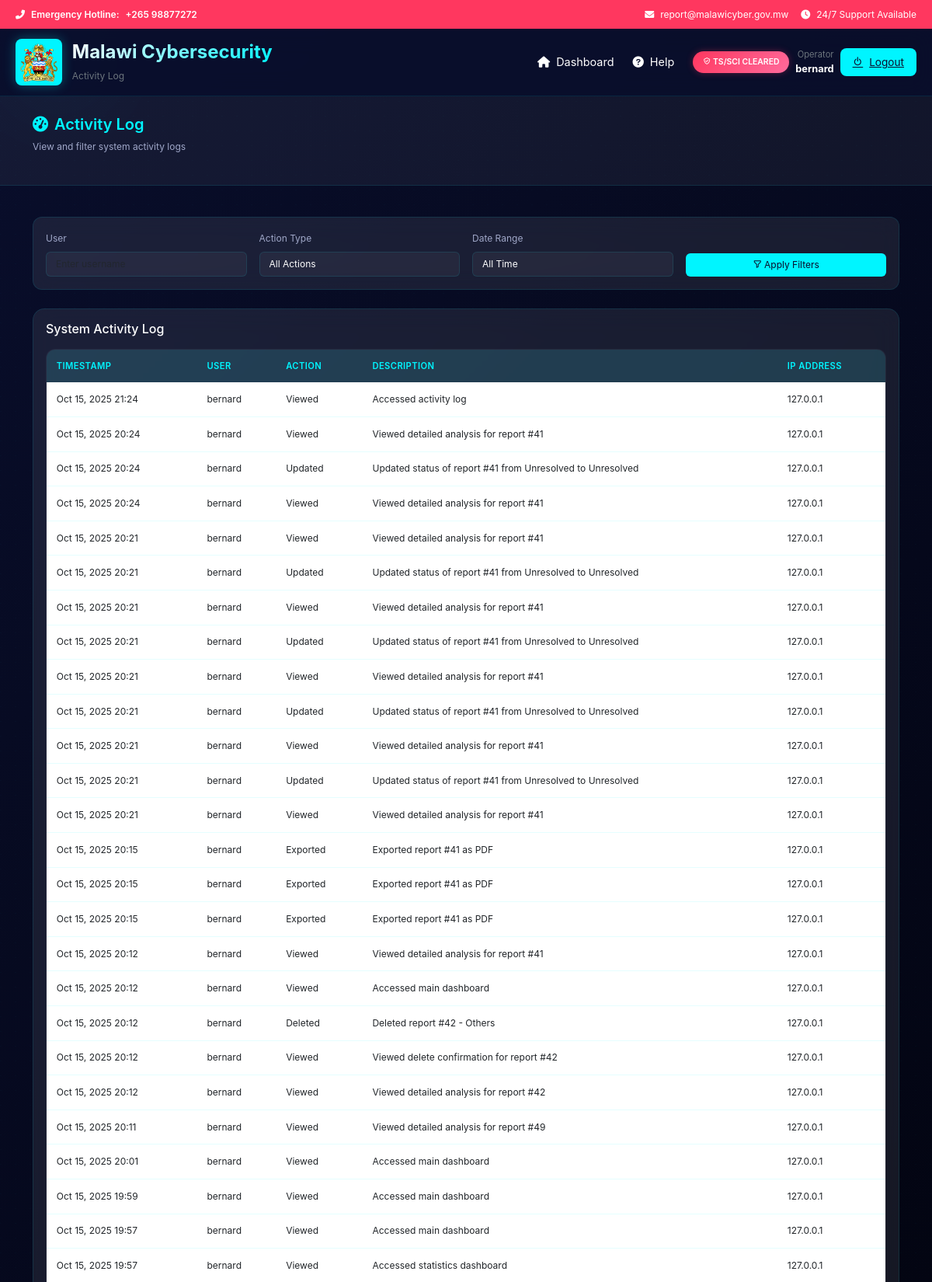
/activity-log/ (signed in, upper part), run on the app's committed database.
### core/models.py (models this page shows, shortened)
class ActivityLog(models.Model):
    ACTION_TYPES = [
        ('create', 'Created'),
        ('update', 'Updated'),
        ('delete', 'Deleted'),
        ('view', 'Viewed'),
        ('export', 'Exported'),
        ('resolve', 'Resolved'),
        ('reopen', 'Reopened'),
        ('login', 'Login'),
        ('logout', 'Logout'),
        ('upload', 'File Uploaded'),
        ('download', 'File Downloaded'),
        ('priority_change', 'Priority Changed'),
    ]
    user = models.ForeignKey(User, on_delete=models.SET_NULL, null=True, blank=True)
    action = models.CharField(max_length=20, choices=ACTION_TYPES)
    timestamp = models.DateTimeField(auto_now_add=True)
    content_type = models.ForeignKey(ContentType, on_delete=models.CASCADE, null=True, blank=True)
    object_id = models.PositiveIntegerField(null=True, blank=True)
    content_object = GenericForeignKey('content_type', 'object_id')
    ip_address = models.GenericIPAddressField(null=True, blank=True)
    user_agent = models.TextField(blank=True, null=True)
    description = models.TextField(blank=True, null=True)
    old_value = models.JSONField(null=True, blank=True)
    new_value = models.JSONField(null=True, blank=True)
    session_key = models.CharField(max_length=40, blank=True, null=True)
    class Meta:
        ordering = ['-timestamp']
        indexes = [
            models.Index(fields=['-timestamp']),
            models.Index(fields=['user', '-timestamp']),
            models.Index(fields=['action', '-timestamp']),
        ]

### core/views.py (the view, shortened to what this page needs)
# urls.py: path('activity-log/', views.activity_log_view, name='activity_log'),
@login_required
def activity_log_view(request):
    activities = ActivityLog.objects.all()
    user_filter = request.GET.get('user', '')
    action_filter = request.GET.get('action', '')
    date_filter = request.GET.get('date_range', '')
    if user_filter:
        activities = activities.filter(user__username__icontains=user_filter)
    if action_filter:
        activities = activities.filter(action=action_filter)
    action_counts = {}
    for action, _ in ActivityLog.ACTION_TYPES:
        count = activities.filter(action=action).count()
        action_counts[action] = count
    paginator = Paginator(activities, 50)
    page_number = request.GET.get('page')
    page_obj = paginator.get_page(page_number)
    log_activity(
        user=request.user,
        action='view',
        description="Accessed activity log",
        request=request
    )
    context = {
        'page_obj': page_obj,
        'action_types': ActivityLog.ACTION_TYPES,
        'action_counts': action_counts,
        'selected_user': user_filter,
        'selected_action': action_filter,
        'selected_date_range': date_filter,
    }
    return render(request, 'activity_log.html', context)

### core/templatetags/activity_filters.py (called while the page is built)
@register.filter
def lookup(dictionary, key):
    return dictionary.get(key, 0)

### core/views.py (called while the page is built)
def log_activity(user, action, content_object=None, description=None, old_value=None, new_value=None, request=None):
    log_data = {
        'user': user if user and user.is_authenticated else None,
        'action': action,
        'description': description,
        'old_value': old_value,
        'new_value': new_value,
    }
    if content_object:
        log_data['content_type'] = ContentType.objects.get_for_model(content_object)
        log_data['object_id'] = content_object.id
    if request:
        log_data['ip_address'] = get_client_ip(request)
        log_data['user_agent'] = request.META.get('HTTP_USER_AGENT', '')[:500]
        log_data['session_key'] = request.session.session_key
    ActivityLog.objects.create(**log_data)

def get_client_ip(request):
    x_forwarded_for = request.META.get('HTTP_X_FORWARDED_FOR')
    if x_forwarded_for:
        ip = x_forwarded_for.split(',')[0]
    else:
        ip = request.META.get('REMOTE_ADDR')
    return ip

### core/templates/activity_log.html (shortened to what this page needs)
{% extends 'base.html' %}
{% load static %}
{% load activity_filters %}
{% block header_subtitle %}Activity Log{% endblock %}
{% block page_title_text %}Activity Log{% endblock %}
{% block page_subtitle %}View and filter system activity logs{% endblock %}
{% block content %}
    <div class="filter-form">
        <form method="GET" class="row g-3">
            <div class="col-md-3">
                <label for="user" class="form-label" style="font-size: 0.75rem; color: var(--text-secondary);">User</label>
            <input type="text" name="user" id="user" class="form-control" value="{{ selected_user }}" placeholder="Enter username">
            </div>
            <div class="col-md-3">
                <label for="action" class="form-label" style="font-size: 0.75rem; color: var(--text-secondary);">Action Type</label>
                <select name="action" id="action" class="form-control">
                    <option value="">All Actions</option>
                </select>
            </div>
            <div class="col-md-3">
                <label for="date_range" class="form-label" style="font-size: 0.75rem; color: var(--text-secondary);">Date Range</label>
                <select name="date_range" id="date_range" class="form-control">
                    <option value="">All Time</option>
                </select>
            </div>
            <div class="col-md-3 d-flex align-items-end">
                <button type="submit" class="btn w-100">
                    <i class='bx bx-filter-alt'></i> Apply Filters
                </button>
            </div>
        </form>
    </div>
    <div class="glass-card">
        <div class="d-flex justify-content-between align-items-center mb-3">
            <h4 class="mb-0" style="font-size: 1rem;">System Activity Log</h4>
        </div>
        {% if page_obj %}
        <div class="table-responsive">
            <table class="table modern-table">
                <thead>
                    <tr>
                        <th>Timestamp</th>
                        <th>User</th>
                        <th>Action</th>
                        <th>Description</th>
                        <th>IP Address</th>
                    </tr>
                </thead>
                <tbody>
                    {% for activity in page_obj %}
                    <tr>
                        <td>{{ activity.timestamp|date:"M d, Y H:i" }}</td>
                        <td>{{ activity.user.username|default:"System" }}</td>
                        <td>{{ activity.get_action_display }}</td>
                        <td>{{ activity.description }}</td>
                        <td>{{ activity.ip_address|default:"N/A" }}</td>
                    </tr>
                    {% endfor %}
                </tbody>
            </table>
        </div>
        {% else %}
        <div class="text-center py-4">
            <i class='bx bx-history display-1 text-secondary'></i>
            <h4 class="mt-2" style="font-size: 1rem;">No Activities Found</h4>
            <p class="text-secondary" style="font-size: 0.75rem;">No activities match the selected filters</p>
        </div>
        {% endif %}
    </div>
{% endblock %}

### core/templates/base.html (shortened to what this page needs)
{% load static %}
<!DOCTYPE html>
<html lang="en">
<head>
    <link href="https://cdn.jsdelivr.net/npm/bootstrap@5.3.0/dist/css/bootstrap.min.css" rel="stylesheet">
    <link href="https://unpkg.com/boxicons@2.1.4/css/boxicons.min.css" rel="stylesheet">
    <link rel="stylesheet" href="https://cdnjs.cloudflare.com/ajax/libs/font-awesome/6.0.0/css/all.min.css">
</head>
<body>
    <div class="emergency-bar">
        <div class="emergency-container">
            <div class="emergency-contact hotline">
                <i class="fas fa-phone-alt animate-pulse"></i>
                <span>Emergency Hotline:</span>
                <a href="tel:+26598877272">+265 98877272</a>
            </div>
            <div class="emergency-info">
                <div class="emergency-contact">
                    <i class="fas fa-envelope"></i>
                    <a href="mailto:report@malawicyber.gov.mw">report@malawicyber.gov.mw</a>
                </div>
                <div class="emergency-contact support-info">
                    <i class="fas fa-clock"></i>
                    <span>24/7 Support Available</span>
                </div>
            </div>
        </div>
    </div>
    <header class="modern-header">
        <div class="header-container">
            <div class="logo-section">
                <div class="logo-glow">
                    <img src="{% static 'mw.png' %}" alt="Malawi Cybersecurity Logo">
                </div>
                <div class="site-title">
                    <h1 class="agency-title">Malawi Cybersecurity</h1>
                    <p class="text-secondary mb-0" style="font-size: 0.75rem;">
                        {% block header_subtitle %}{% endblock %}
                    </p>
                </div>
            </div>
            <div class="navigation">
                <div class="nav-links">
                    <a href="{% url 'dashboard' %}" class="nav-link">
                        <i class="fas fa-home"></i> Dashboard
                    </a>
                    <a href="#info" class="nav-link">
                        <i class="fas fa-question-circle"></i> Help
                    </a>
                </div>
                <div class="d-flex align-items-center gap-2">
                    <span class="security-badge">
                        <i class='bx bx-check-shield'></i> TS/SCI CLEARED
                    </span>
                    <div class="text-end">
                        <div class="text-secondary" style="font-size: 0.7rem;">Operator</div>
                        <div class="fw-bold" style="font-size: 0.8rem;">{{ request.user.username }}</div>
                    </div>
                    <a href="{% url 'logout' %}" class="login-btn">
                        <i class='bx bx-power-off'></i> Logout
                    </a>
                </div>
            </div>
        </div>
    </header>
    <div class="page-title">
        <div class="container">
            {% block page_title %}
            <h2><i class="fas fa-tachometer-alt"></i> {% block page_title_text %}{% endblock %}</h2>
            <p>{% block page_subtitle %}{% endblock %}</p>
            {% endblock %}
        </div>
    </div>
    <main class="container py-3">
        {% block content %}{% endblock %}
    </main>
</body>
</html>

### core/templates/activity_log.html (style rules this page uses)
.filter-form { background: var(--glass-bg); backdrop-filter: blur(15px); border: 1px solid var(--border-glow); border-radius: 12px; padding: 1rem; margin-bottom: 1.5rem; }
.filter-form .form-control { background: rgba(255, 255, 255, 0.05); border: 1px solid var(--border-glow); color: var(--text-primary); font-size: 0.75rem; }
.filter-form .btn { background: var(--accent); color: var(--primary); font-size: 0.75rem; border: none; }
.modern-table { background: var(--card-bg); border-radius: 12px; overflow: hidden; border: 1px solid var(--border-glow); }
.modern-table th { background: rgba(0, 245, 255, 0.1); color: var(--accent); padding: 0.8rem; font-weight: 600; font-size: 0.7rem; text-transform: uppercase; letter-spacing: 0.4px; border: none; }
.modern-table td { padding: 0.8rem; border-color: var(--border-glow); vertical-align: middle; font-size: 0.75rem; }
.modern-table tbody tr { transition: all 0.3s ease; }

### data on the page
ActivityLog: timestamp "Oct 15, 2025 20:24", user.username "bernard", action "Viewed", description "Viewed detailed analysis for report #41", ip_address "127.0.0.1"
ActivityLog: timestamp "Oct 15, 2025 20:24", user.username "bernard", action "Updated", description "Updated status of report #41 from Unresolved to Unresolved", ip_address "127.0.0.1"
ActivityLog: timestamp "Oct 15, 2025 20:24", user.username "bernard", action "Viewed", description "Viewed detailed analysis for report #41", ip_address "127.0.0.1"
ActivityLog: timestamp "Oct 15, 2025 20:21", user.username "bernard", action "Viewed", description "Viewed detailed analysis for report #41", ip_address "127.0.0.1"
ActivityLog: timestamp "Oct 15, 2025 20:21", user.username "bernard", action "Updated", description "Updated status of report #41 from Unresolved to Unresolved", ip_address "127.0.0.1"
ActivityLog: timestamp "Oct 15, 2025 20:21", user.username "bernard", action "Viewed", description "Viewed detailed analysis for report #41", ip_address "127.0.0.1"
ActivityLog: timestamp "Oct 15, 2025 20:21", user.username "bernard", action "Updated", description "Updated status of report #41 from Unresolved to Unresolved", ip_address "127.0.0.1"
ActivityLog: timestamp "Oct 15, 2025 20:21", user.username "bernard", action "Viewed", description "Viewed detailed analysis for report #41", ip_address "127.0.0.1"
ActivityLog: timestamp "Oct 15, 2025 20:21", user.username "bernard", action "Updated", description "Updated status of report #41 from Unresolved to Unresolved", ip_address "127.0.0.1"
ActivityLog: timestamp "Oct 15, 2025 20:21", user.username "bernard", action "Viewed", description "Viewed detailed analysis for report #41", ip_address "127.0.0.1"
ActivityLog: timestamp "Oct 15, 2025 20:21", user.username "bernard", action "Updated", description "Updated status of report #41 from Unresolved to Unresolved", ip_address "127.0.0.1"
ActivityLog: timestamp "Oct 15, 2025 20:21", user.username "bernard", action "Viewed", description "Viewed detailed analysis for report #41", ip_address "127.0.0.1"
ActivityLog: timestamp "Oct 15, 2025 20:15", user.username "bernard", action "Exported", description "Exported report #41 as PDF", ip_address "127.0.0.1"
ActivityLog: timestamp "Oct 15, 2025 20:15", user.username "bernard", action "Exported", description "Exported report #41 as PDF", ip_address "127.0.0.1"
ActivityLog: timestamp "Oct 15, 2025 20:15", user.username "bernard", action "Exported", description "Exported report #41 as PDF", ip_address "127.0.0.1"
ActivityLog: timestamp "Oct 15, 2025 20:12", user.username "bernard", action "Viewed", description "Viewed detailed analysis for report #41", ip_address "127.0.0.1"
ActivityLog: timestamp "Oct 15, 2025 20:12", user.username "bernard", action "Viewed", description "Accessed main dashboard", ip_address "127.0.0.1"
ActivityLog: timestamp "Oct 15, 2025 20:12", user.username "bernard", action "Deleted", description "Deleted report #42 - Others", ip_address "127.0.0.1"
ActivityLog: timestamp "Oct 15, 2025 20:12", user.username "bernard", action "Viewed", description "Viewed delete confirmation for report #42", ip_address "127.0.0.1"
ActivityLog: timestamp "Oct 15, 2025 20:12", user.username "bernard", action "Viewed", description "Viewed detailed analysis for report #42", ip_address "127.0.0.1"
ActivityLog: timestamp "Oct 15, 2025 20:11", user.username "bernard", action "Viewed", description "Viewed detailed analysis for report #49", ip_address "127.0.0.1"
ActivityLog: timestamp "Oct 15, 2025 20:01", user.username "bernard", action "Viewed", description "Accessed main dashboard", ip_address "127.0.0.1"
ActivityLog: timestamp "Oct 15, 2025 19:59", user.username "bernard", action "Viewed", description "Accessed main dashboard", ip_address "127.0.0.1"
ActivityLog: timestamp "Oct 15, 2025 19:57", user.username "bernard", action "Viewed", description "Accessed main dashboard", ip_address "127.0.0.1"
ActivityLog: timestamp "Oct 15, 2025 19:57", user.username "bernard", action "Viewed", description "Accessed statistics dashboard", ip_address "127.0.0.1"

### other printed values
{{ request.user.username }} "bernard"
